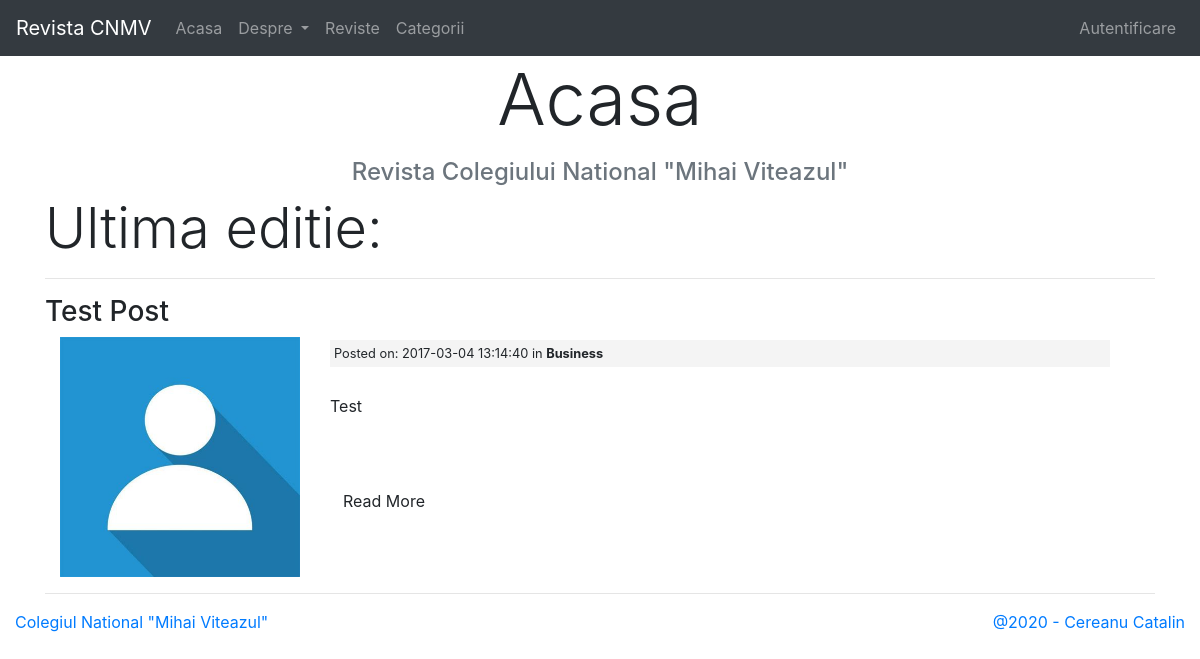
The page / on the database its author committed.
### tables this page shows
CREATE TABLE `posts` (
  `id` int(11) NOT NULL,
  `category_id` int(11) NOT NULL,
  `user_id` int(11) NOT NULL,
  `title` varchar(255) NOT NULL,
  `slug` varchar(255) NOT NULL,
  `body` text NOT NULL,
  `post_image` varchar(255) NOT NULL,
  `created_at` timestamp NOT NULL DEFAULT CURRENT_TIMESTAMP
);

CREATE TABLE `categories` (
  `id` int(11) NOT NULL,
  `user_id` int(11) NOT NULL,
  `name` varchar(255) NOT NULL,
  `created_at` timestamp NOT NULL DEFAULT CURRENT_TIMESTAMP
);

### application/controllers/Pages.php (called while the page is built, shortened)
<?php
	class Pages extends CI_Controller{
		public function view($page = 'acasa'){
			if($page == 'acasa'){
				$data['post'] = $this->post_model->get_latest_post();
			}
			$data['title'] = ucfirst($page);
			$this->load->view('templates/header');
			$this->load->view('pages/'.$page, $data);
			$this->load->view('templates/footer');
		}
	}

### index.php (called while the page is built, shortened)
<?php
require_once BASEPATH.'core/CodeIgniter.php';

### application/models/Post_model.php (called while the page is built, shortened)
<?php
	class Post_model extends CI_Model{
		public function get_latest_post(){
			$this->db->order_by('posts.id', 'DESC');
			$this->db->join('categories', 'categories.id = posts.category_id');
			$query = $this->db->get('posts')->row();
			return $query;
		}
	}

### application/views/pages/acasa.php (the view)
<div class="container">
	<p class="display-3 text-center"><?= $title; ?></p>
	<p class="h4 text-muted text-center">Revista Colegiului National "Mihai Viteazul"</p>
</div>
<p class="display-4">Ultima editie:</p>
<hr>
<h3><?= $post->title; ?></h3>
<div class="row container-fluid">
	<div class="col-lg-3">
		<img class="post-thumb" src="<?= base_url(); ?>assets/images/posts/noimage.jpg">
	</div>
	<div class="col-lg-9">
		<small class="post-date">Posted on: <?= $post->created_at; ?> in <strong><?= $post->name; ?></strong></small><br>
	<?= word_limiter($post->body, 60); ?>
	<br><br>
	<p><a class="btn btn-default" href="<?= site_url('/posts/'.$post->slug); ?>">Read More</a></p>
	</div>
</div>
<hr>

### assets/css/style.css (style rules this page uses)
.post-date { background:#f4f4f4; padding:4px; margin:3px 0; display:block; }
.post-thumb { width:100%; }

### rows shown on the page
posts: title "Test Post", body "Test"
categories: created_at "2017-03-04 13:14:40", name "Business"

### other values the page prints
$title "Acasa"
